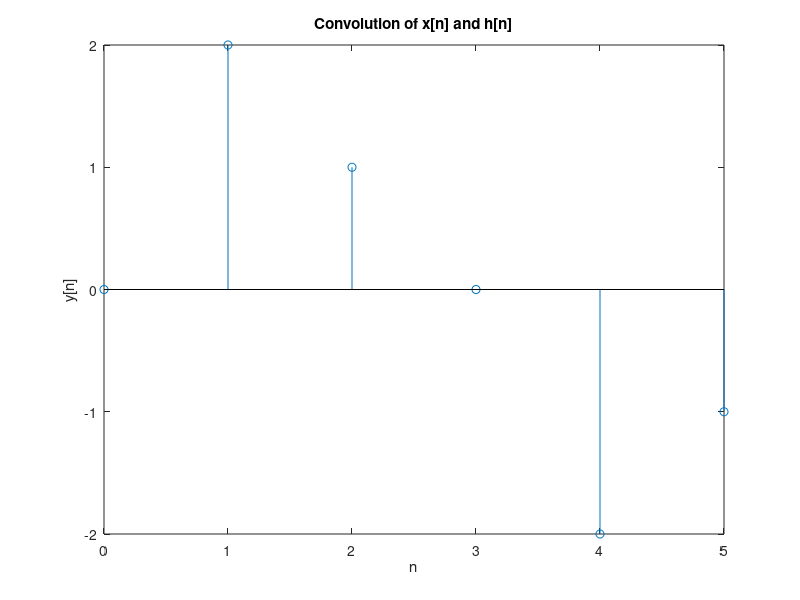

This chart was generated by the following MATLAB code:
x = [0 1 1 1];
h = [2 -1 -1];
t =0:5;
y = conv(x,h)
stem(t,y)
xlabel('n')
ylabel('y[n]')
title('Convolution of x[n] and h[n]')
print('Prob85','-dpng','-r300')

%% Prob 8.5 dVersion 2 evaluation
N = 6
for k = 0:N-1
     Y(k+1)=-exp(-j*10*pi*k/N)-2*exp(-j*8*pi*k/N)+exp(-j*4*pi*k/N)+2*exp(-j*2*pi*k/N);
end
y=ifft(Y)

%% Prob 8.5 d
N = 4
for k = 0:N-1
     Yd(k+1)=-exp(-j*0.5*pi*k)-2+exp(-j*4*pi*k/4)+2*exp(-j*2*pi*k/4);
end
yd=ifft(Yd);
